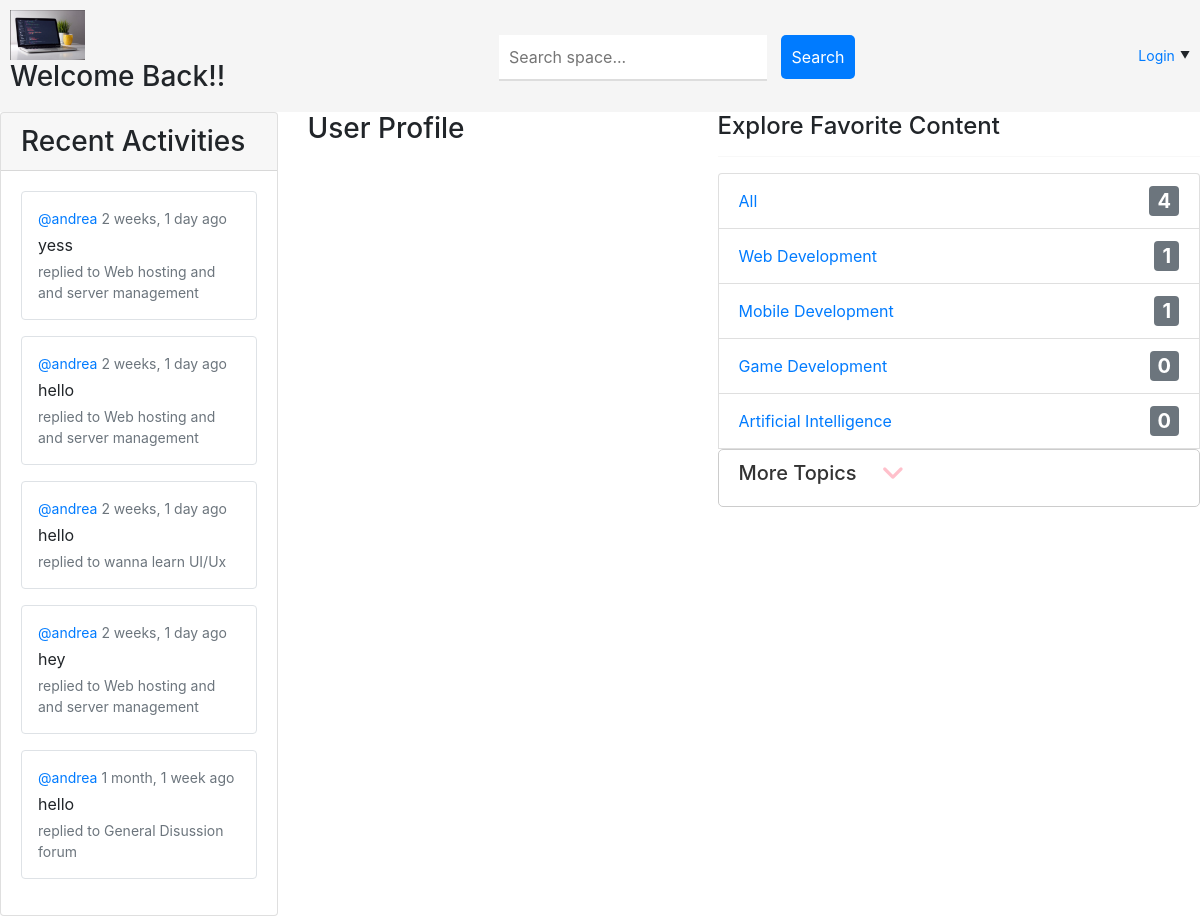
The app's page /profile/1/, older data.
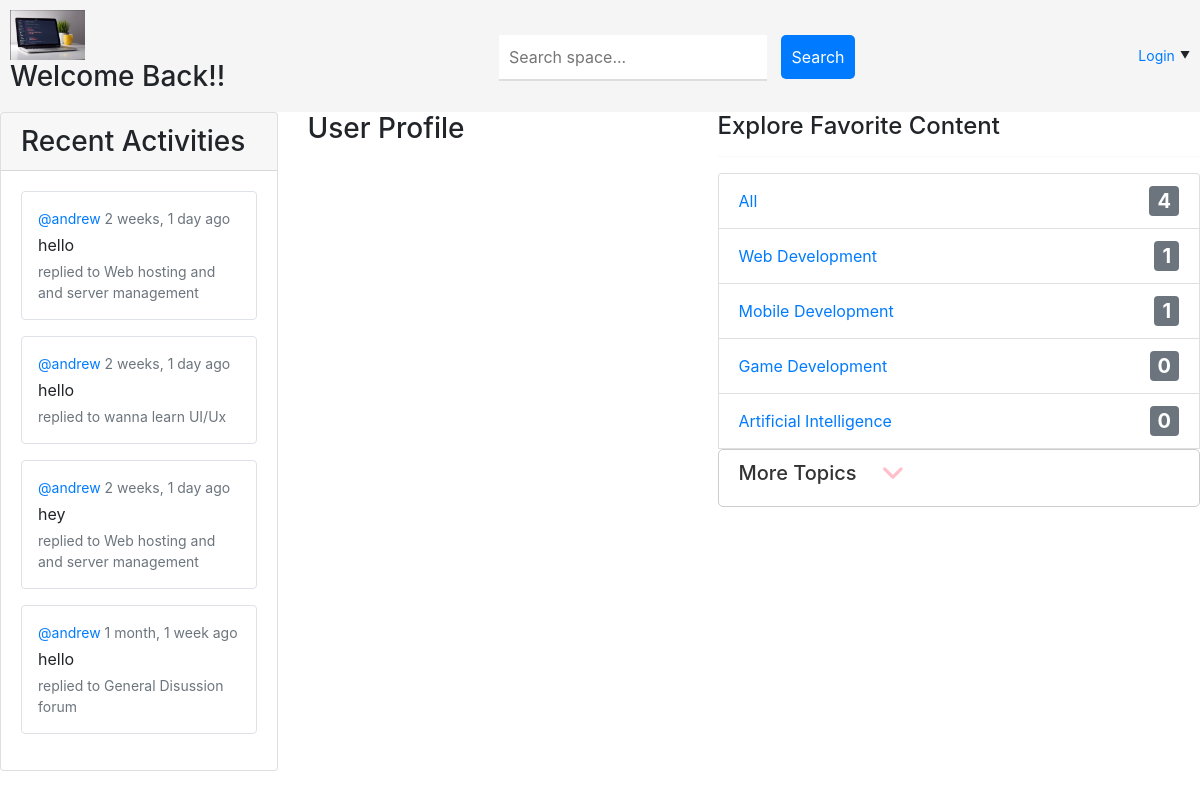
The same page, newer data.
### base/models.py (models this page shows, shortened)
class Message(models.Model):
    user = models.ForeignKey(User, on_delete=models.CASCADE)
    room = models.ForeignKey(Room, on_delete=models.CASCADE)
    body = models.TextField()
    updated = models.DateTimeField(auto_now=True)
    created = models.DateTimeField(auto_now_add=True)
    class Meta:
        ordering = ['-updated', '-created']

class Room(models.Model):
    host = models.ForeignKey(User, on_delete=models.SET_NULL, null=True)
    topic = models.ForeignKey(Topic, on_delete=models.SET_NULL, null=True)
    name = models.CharField(max_length=200)
    description = models.TextField()
    participants = models.ManyToManyField(User, related_name='participants', blank=True)
    created = models.DateTimeField(auto_now_add=True)
    updated = models.DateTimeField(auto_now=True)
    class Meta:
        ordering = ['-updated', '-created']
    def __str__(self):
        return self.name

class Topic(models.Model):
    name = models.CharField(max_length=150)

### base/views.py (the view)
# urls.py: path('profile/<int:pk>/', views.userProfile, name="profile"),
def userProfile(request, pk):
    user = User.objects.get(id=pk)
    rooms = user.room_set.all()
    room_messages = user.message_set.all()
    topics = Topic.objects.all
    context = {'user':user, 'rooms':rooms, 'room_messages':room_messages, 'topics':topics}
    return render(request,'profile.html',context)

### Templates/profile.html (shortened to what this page needs)
<html>
{% load static %}
{% load bootstrap4 %}
<link rel="stylesheet" href="{% static 'css/bootstrap.min.css' %}">
<link rel="stylesheet" type="text/css" href="{% static 'css/styles.css' %}">
{% bootstrap_css %}
{% block content %}
<div class="row">
    <div class="col">
        {% include 'navbar.html' %}
    </div>
</div>
<div class="row">
    <div class="col-md-3">
      {% include 'activities.html' %}
    </div>
    <div class="col-md-4">
         <h3>User Profile</h3>
    </div>
    <div class="col-md-5">
        {% include 'topics.html' %}
</div>
    {% endblock content %}
</html>

### Templates/activities.html (shortened to what this page needs)
<div class="card">
  <div class="card-header">
    <h3 class="mb-0">Recent Activities</h3>
  </div>
  <div class="card-body">
    {% for message in room_messages %}
    <div class="border rounded p-3 mb-3">
      <div class="d-flex justify-content-between">
        <small class="text-muted">
          <a href="{% url 'profile' message.user.id %}" class="text-decoration-none">@{{message.user}}</a> {{message.created|timesince}} ago
        </small>
      </div>
      <p class="mt-1 mb-1">{{message.body}}</p>
      <small class="text-muted">replied to {{message.room}}</small>
    </div>
    {% endfor %}
  </div>
</div>

### Templates/topics.html (shortened to what this page needs)
<h4>Explore Favorite Content</h4>
                <hr>
                <ul class="list-group">
                    <li class="list-group-item">
                      <a href="{% url 'home' %}" class="d-flex justify-content-between align-items-center text-decoration-none">
                        <span>All</span>
                        <span class="badge bg-secondary ms-2">{{topics.count}}</span>
                      </a>
                    </li>
                    {% for topic in topics %}
                    <li class="list-group-item">
                      <a href="{% url 'home' %}?={{topic.name}}" class="d-flex justify-content-between align-items-center text-decoration-none">
                        <span>{{topic.name}}</span>
                        <span class="badge bg-secondary ms-2">{{topic.room_set.all.count}}</span>
                      </a>
                    </li>
                    {% endfor %}
                    <a href="#" class="more-topics-link">
                      <h4 class="more-topics-heading">
                        More Topics
                        <i class="fa-solid fa-angle-down more-topics-icon"></i>
                      </h4>
                    </a>
                  </ul>

Row changes from the older to the newer data that the page shows:
removed Message: user "andrea", created "2 weeks, 1 day", body "yess", room "Web hosting and and server management"
changed through a linked row, Message (number 1 of 4 on the later page): user "andrea" → "andrew"
changed through a linked row, Message "wanna learn UI/Ux": user "andrea" → "andrew"
changed through a linked row, Message "hey": user "andrea" → "andrew"
changed through a linked row, Message "1 month, 1 week": user "andrea" → "andrew"
